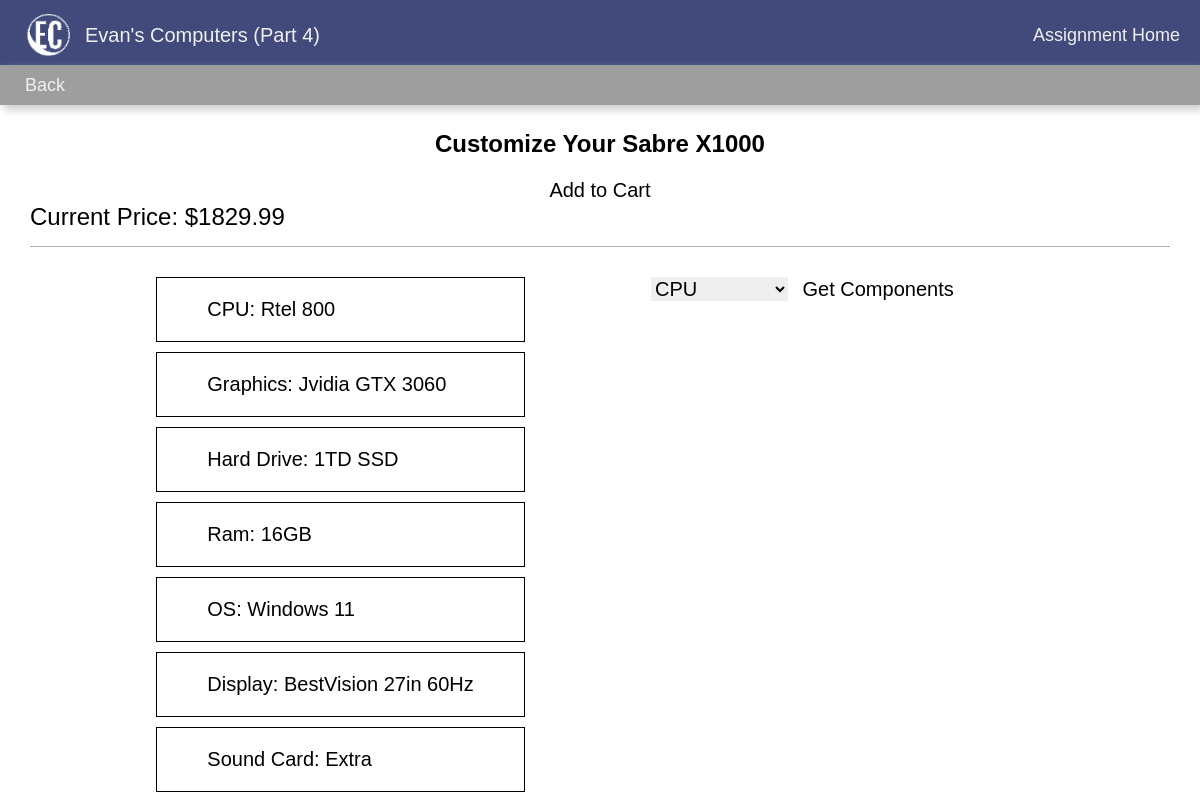
The app's page /part4/customize/4 (signed in) with its own data.
### part4/models.py (models this page shows, shortened)
class Computer(models.Model):
    name = models.CharField(max_length=256)
    price = models.FloatField()
    default = models.BooleanField(default=False)
    cart = models.ForeignKey(Cart, on_delete=models.CASCADE, blank=True, null=True)
    order = models.ForeignKey(Order, on_delete=models.CASCADE, blank=True, null=True)

class Component(models.Model):
    price = models.FloatField()
    name = models.CharField(max_length=256)
    desc = models.CharField(max_length=256)
    class Meta:
        abstract = True

class Cpu(Component):
    def __str__(self):
        return self.name

class GraphicsCard(Component):
    def __str__(self):
        return self.name

class HardDrive(Component):
    def __str__(self):
        return self.name

class Ram(Component):
    def __str__(self):
        return self.name

class Os(Component):
    def __str__(self):
        return self.name

class Display(Component):
    def __str__(self):
        return self.name

class SoundCard(Component):
    def __str__(self):
        return self.name

### part4/views.py (the view)
# urls.py: path('customize/<int:id>', views.customize, name='customize'),
def customize(request, id):
    if not request.user.is_authenticated:
        return redirect('../login')
    computer = get_computer(id)
    selected_components = get_components_for_computer(id)
    all_components = get_components()
    template = loader.get_template('part4/customize.html')
    context = {
        'computer': computer,
        'selected_components': selected_components,
        'all_components': all_components
    }
    return HttpResponse(template.render(context, request))

### part4/api/api.py (called while the page is built)
def buildComputerObj(spec):
    obj = {}
    obj['id'] = spec.computer.pk
    obj['name'] = spec.computer.name
    obj['price'] = spec.computer.price
    obj['components'] = {
        'cpu': spec.cpu.pk,
        'graphics': spec.graphics_card.pk,
        'hardDrive': spec.hard_drive.pk,
        'ram': spec.ram.pk,
        'os': spec.os.pk,
        'display': spec.display.pk,
        'soundCard': spec.sound_card.pk
    }
    return obj

def get_computer(id):
    spec = ComputerSpecs.objects.filter(computer__id=id)[0]
    return buildComputerObj(spec)

def get_components():
    res = {
        'cpu': list(Cpu.objects.values()),
        'graphics': list(GraphicsCard.objects.values()),
        'hardDrive': list(HardDrive.objects.values()),
        'ram': list(Ram.objects.values()),
        'os': list(Os.objects.values()),
        'display': list(Display.objects.values()),
        'soundCard': list(SoundCard.objects.values()),
    }
    return res

def get_components_for_computer(id):
    computer = get_computer(id)
    all_components = get_components()
    components = {}
    for key in all_components.keys():
        for component in all_components[key]:
            if component['id'] == computer['components'][key]:
                components[key] = component
    return components

### part4/templates/part4/customize.html (shortened to what this page needs)
{% load static %}
<!DOCTYPE html>
<html lang="en">
<head>
    <link rel="stylesheet" href={% static 'main.css' %}>
    <link rel="stylesheet" href={% static 'part4/main.css' %}>
</head>
<body>
    <div class="main">
        <div class="navbar">
            <div class="title"><img src={% static 'part4/logo_mini.PNG' %} width="70" height="50"> Evan's Computers (Part 4)</div>
            <div class="links">
                <a class="link" href="../">Assignment Home</a>
            </div>
        </div>
        <div class="sub-nav">
            <div class="links">
                <a class="link sublink" href="../computers">Back</a>
            </div>
        </div>
        <div class="content">
            <div class="store-banner">
                <h2>Customize Your {{computer.name}}</h2>
                <button id="store-cart-btn">Add to Cart</button>
            </div>
            <div class="store-price">Current Price: $<span>{{computer.price}}</span></div>
            <div class="store">
                <div class="store-selected">
                    <div class="store-selected-item">CPU: <span>{{selected_components.cpu.name}}</span></div>
                    <div class="store-selected-item">Graphics: <span>{{selected_components.graphics.name}}</span></div>
                    <div class="store-selected-item">Hard Drive: <span>{{selected_components.hardDrive.name}}</span></div>
                    <div class="store-selected-item">Ram: <span>{{selected_components.ram.name}}</span></div>
                    <div class="store-selected-item">OS: <span>{{selected_components.os.name}}</span></div>
                    <div class="store-selected-item">Display: <span>{{selected_components.display.name}}</span></div>
                    <div class="store-selected-item">Sound Card: <span>{{selected_components.soundCard.name}}</span></div>
                </div>
                <div class="store-selector">
                    <div class="store-selector-controls">
                        <select id="category-select">
                            <option value="cpu">CPU</option>
                        </select>
                        <button id="fetch-components-btn">Get Components</button>
                    </div>
                </div>
            </div>
        </div>
    </div>
</body>
</html>

### shared/main.css (style rules this page uses)
html, body { height: 100%; }
body { margin: 0; font-family: 'Roboto Slab', sans-serif; }
.main { display: flex; flex-direction: column; }
.navbar { display: flex; flex-direction: row; justify-content: space-between; align-items: center; height: 60px; background-color: #414a7a; padding: 2px 5px; box-shadow: 4px 5px 8px #cecece; color: rgb(240, 240, 240); padding: 5px 15px; }
.sub-nav { display: flex; flex-direction: row; justify-content: space-between; align-items: center; height: 30px; background-color: #9e9e9e; padding: 2px 5px; margin-bottom: 5px; margin-top: -5px; box-shadow: 4px 5px 8px #cecece; color: rgb(240, 240, 240); padding: 5px 15px; }
.title { font-size: 20px; display: flex; flex-direction: row; align-items: center; }
.links .link { font-size: 18px; color: rgb(240, 240, 240); text-decoration: none; cursor: pointer; margin: 0 5px; }
.links .sublink { margin: 0 10px; }
.content { margin: 0 10px; display: flex; flex-direction: column; flex: 1; height: 100%; }

### part4/static/part4/main.css (style rules this page uses)
.store-banner { display: flex; flex-direction: column; align-items: center; }
.store { display: flex; flex-direction: row; justify-content: space-evenly; }
.store-price { border-bottom: 1px solid #b1b1b1; padding-bottom: 15px; font-weight: 600px; font-size: 24px; margin: 0 20px; margin-bottom: 20px; }
.store-selected { height: 400px; }
.store-selector { margin-right: 100px; }
.store-selector-controls { margin-top: 10px; }
.store-selected-item { margin: 10px 0; margin-left: 20px; padding: 20px 50px; font-size: 20px; border: 1px solid black; }
#category-select { border: none; font-size: 20px; }
#fetch-components-btn, #store-cart-btn { padding: 1px 10px; border: none; background: #ffffff; cursor: pointer; font-size: 20px; }

### records on screen
Computer: name "Sabre X1000", price "1829.99"
Cpu: cpu.name "Rtel 800"
GraphicsCard: graphics.name "Jvidia GTX 3060"
HardDrive: hardDrive.name "1TD SSD"
Ram: ram.name "16GB"
Os: os.name "Windows 11"
Display: display.name "BestVision 27in 60Hz"
SoundCard: soundCard.name "Extra"
